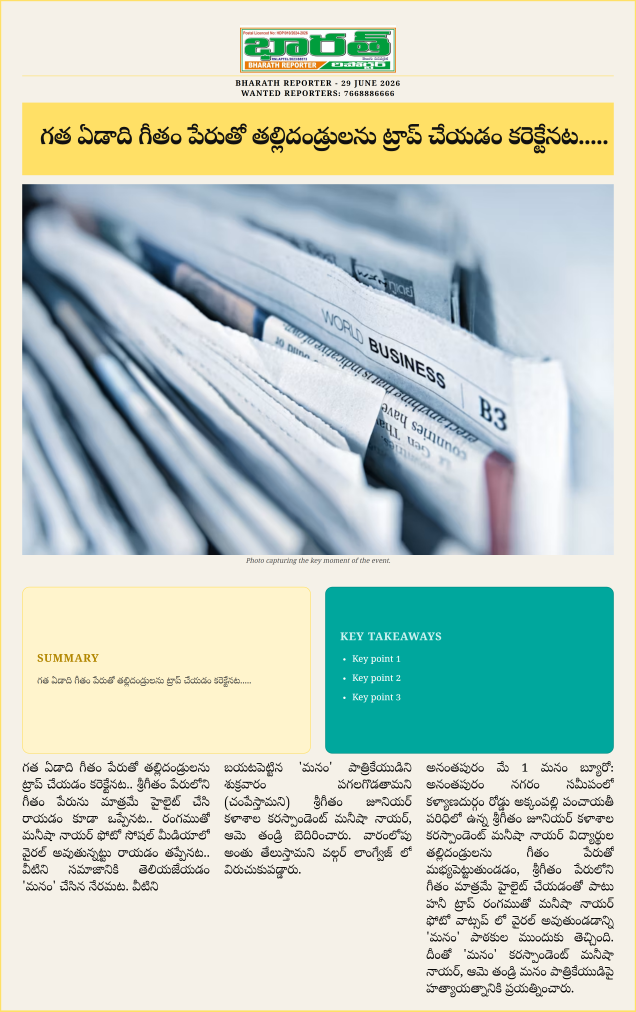
#> input picture app/test_pattern_g.png, 3180 x 5058 px (shown at 1/5 size)
$ python -i image_service.py   (imports and definitions only)
#> lines starting #> are read from the running program, lines starting #| are printed output that depends on the picture
import io
import urllib.request
import os
import uuid
import gc
from PIL import Image, ImageOps
import logging
import psutil

logger = logging.getLogger(__name__)

class ImageService:
    @staticmethod
    def _log_memory(stage: str):
        """Log current memory usage for debugging."""
        process = psutil.Process(os.getpid())
        mem_mb = process.memory_info().rss / (1024 * 1024)
        logger.info(f"[MEMORY] {stage}: {mem_mb:.2f} MB")

    @staticmethod
    def process_and_resize(image_url: str, max_width: int = 3600, max_height: int = 3600) -> str:
        """Returns the raw image URL provided by the user directly without re-cropping or re-scaling."""
        if not image_url:
            return ""
        return image_url

        try:
            logger.info(f"[ImageService] Downloading image safely: {image_url}")
            from app.core.ssrf import safe_fetch_image_bytes
            img_data, _ = safe_fetch_image_bytes(image_url, max_bytes=10 * 1024 * 1024, timeout=15)

            img = Image.open(io.BytesIO(img_data))
            del img_data
            orig_format = img.format.upper() if img.format else "JPEG"
            orig_width, orig_height = img.size
            logger.info(f"[ImageService] Original size: {orig_width}x{orig_height}, format: {orig_format}")

            # Auto‑orient via EXIF
            try:
                oriented_img = ImageOps.exif_transpose(img)
                if oriented_img is not img:
                    img.close()
                    img = oriented_img
            except Exception as exif_err:
                logger.warning(f"[ImageService] EXIF transpose failed: {exif_err}")

            # Determine scaling factor
            scale_factor = min(max_width / img.width, max_height / img.height)
            if scale_factor > 1.0:
                scale_factor = 1.0
            if scale_factor < 1.0:
                new_w = int(round(img.width * scale_factor))
                new_h = int(round(img.height * scale_factor))
                resized_img = img.resize((new_w, new_h), Image.Resampling.LANCZOS)
                img.close()
                img = resized_img
                logger.info(f"[ImageService] Resized to: {new_w}x{new_h}")
            else:
                logger.info("[ImageService] Image within size limits, no resize performed")

            # Preserve format
            final_format = orig_format

            # Ensure RGB mode for JPEG
            if final_format in ("JPEG", "JPG") and img.mode in ("RGBA", "LA", "P"):
                background = Image.new("RGB", img.size, (255, 255, 255))
                if img.mode in ("RGBA", "LA"):
                    background.paste(img, mask=img.split()[-1])
                else:
                    rgba_converted = img.convert("RGBA")
                    background.paste(rgba_converted, mask=rgba_converted.split()[-1])
                    rgba_converted.close()
                img.close()
                img = background
            elif img.mode not in ("RGB", "RGBA"):
                converted_img = img.convert("RGB")
                img.close()
                img = converted_img

            ext = final_format.lower()
            if ext == "jpeg":
                ext = "jpg"
            temp_filename = f"temp_resized_{uuid.uuid4().hex}.{ext}"
            img.save(temp_filename, format=final_format, quality=100)
            img.close()
            gc.collect()
            logger.info(f"[ImageService] Saved temporary file: {temp_filename}")

            # Upload to Supabase (or storage service)
            from app.services.storage_service import storage_service
            new_url = storage_service.upload_file(temp_filename, f"clippings/resized_{uuid.uuid4().hex}.{ext}")

            # Cleanup
            if os.path.exists(temp_filename):
                os.remove(temp_filename)
                logger.info(f"[ImageService] Deleted temporary file: {temp_filename}")

            # Log memory after processing
            ImageService._log_memory("Image Processing Completed")
            return new_url

        except Exception as e:
            logger.exception(f"[ImageService] Failed to process image: {e}")
            raise

# Export a singleton instance for import convenience
image_service = ImageService()

>>> import cv2
>>> picture = cv2.imread('../test_pattern_g.png', cv2.IMREAD_GRAYSCALE)
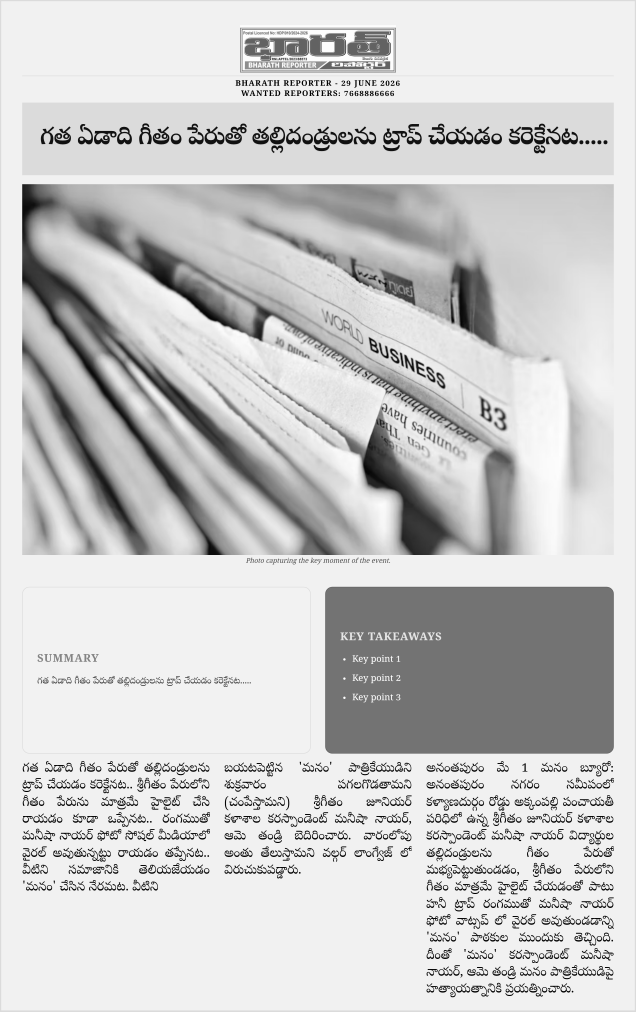
#> picture: shape (5058, 3180) (shown at 1/5 size); min 0, max 255, mean 203.2
>>> result = ImageService().process_and_resize(picture)
#> (the run stopped early here; a loop or call above may not have finished)
